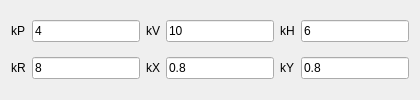
                   <widget class="QWidget" name="ConBP">
                    <attribute name="title">
                     <string>BackS</string>
                    </attribute>
                    <layout class="QGridLayout" name="gridLayout_43">
                     <item row="0" column="0">
                      <widget class="QLabel" name="ql_BpkP_1">
                       <property name="text">
                        <string>kP</string>
                       </property>
                      </widget>
                     </item>
                     <item row="1" column="0">
                      <widget class="QLabel" name="ql_BpkR_1">
                       <property name="text">
                        <string>kR</string>
                       </property>
                      </widget>
                     </item>
                     <item row="0" column="4">
                      <widget class="QLabel" name="ql_BpkH_1">
                       <property name="text">
                        <string>kH</string>
                       </property>
                      </widget>
                     </item>
                     <item row="1" column="3">
                      <widget class="QLineEdit" name="ql_BpkX_Data_1">
                       <property name="text">
                        <string>0.8</string>
                       </property>
                      </widget>
                     </item>
                     <item row="1" column="2">
                      <widget class="QLabel" name="ql_BpkX_1">
                       <property name="text">
                        <string>kX</string>
                       </property>
                      </widget>
                     </item>
                     <item row="0" column="2">
                      <widget class="QLabel" name="ql_BpkV_1">
                       <property name="text">
                        <string>kV</string>
                       </property>
                      </widget>
                     </item>
                     <item row="0" column="3">
                      <widget class="QLineEdit" name="ql_BpkV_Data_1">
                       <property name="text">
                        <string>10</string>
                       </property>
                      </widget>
                     </item>
                     <item row="0" column="1">
                      <widget class="QLineEdit" name="ql_BpkP_Data_1">
                       <property name="text">
                        <string>4</string>
                       </property>
                      </widget>
                     </item>
                     <item row="1" column="4">
                      <widget class="QLabel" name="ql_BpkY_1">
                       <property name="text">
                        <string>kY</string>
                       </property>
                      </widget>
                     </item>
                     <item row="1" column="1">
                      <widget class="QLineEdit" name="ql_BpkR_Data_1">
                       <property name="text">
                        <string>8</string>
                       </property>
                      </widget>
                     </item>
                     <item row="1" column="5">
                      <widget class="QLineEdit" name="ql_BpkY_Data_1">
                       <property name="text">
                        <string>0.8</string>
                       </property>
                      </widget>
                     </item>
                     <item row="0" column="5">
                      <widget class="QLineEdit" name="ql_BpkH_Data_1">
                       <property name="text">
                        <string>6</string>
                       </property>
                      </widget>
                     </item>
                    </layout>
                   </widget>
